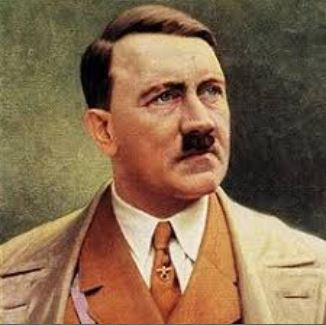
#> input picture DIP/lab1/image/hitlar.JPG, 326 x 325 px
$ jupyter execute '4.1 translation.ipynb'
#> lines starting #> are read from the running program, lines starting #| are printed output that depends on the picture
tx denotes the shift along the x-axis and ty denotes shift along the y-axis <br>
[1 o tx] <br>
[0 1 ty] <br>

https://www.geeksforgeeks.org/image-translation-using-opencv-python/#_=_

[cell 1]
import cv2
import numpy as np

image = cv2.imread("image/hitlar.JPG")
#> image is the input picture: shape (325, 326, 3); mean B, G, R 77.6, 105.9, 134

# Store height and width of the image
height, width = image.shape[:2]
#> height = 325; width = 326

quarter_height, quarter_width = height / 2, width / 2
#> quarter_height = 162.5; quarter_width = 163
T = np.float32([[1, 0, quarter_width], [0, 1, quarter_height]])
#> T = [[1, 0, 163], [0, 1, 162.5]]

# We use warpAffine to transform
# the image using the matrix, T
img_translation = cv2.warpAffine(image, T, (width, height))
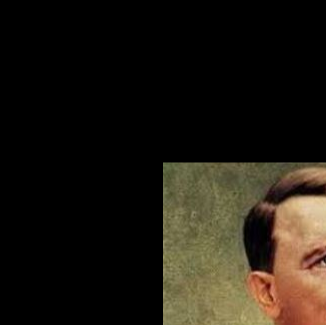
#> img_translation: shape (325, 326, 3); mean B, G, R 17.9, 26.3, 31.7

cv2.imshow("Originalimage", image)
cv2.imshow('Translation', img_translation)

cv2.waitKey()
cv2.destroyAllWindows()
